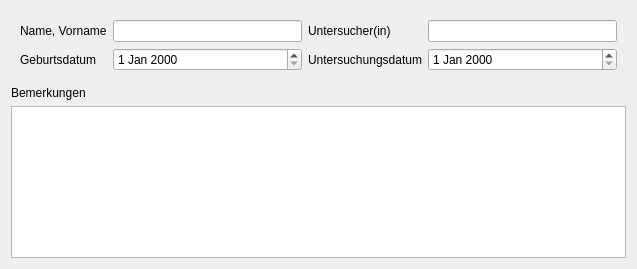
<?xml version="1.0" encoding="UTF-8"?>
<ui version="4.0">
 <class>MetaDataWidget</class>
 <widget class="QWidget" name="MetaDataWidget">
  <property name="geometry">
   <rect>
    <x>0</x>
    <y>0</y>
    <width>637</width>
    <height>269</height>
   </rect>
  </property>
  <property name="windowTitle">
   <string>Form</string>
  </property>
  <layout class="QVBoxLayout" name="verticalLayout">
   <item>
    <widget class="QWidget" name="upperArea" native="true">
     <layout class="QGridLayout" name="gridLayout">
      <item row="2" column="2">
       <widget class="QLabel" name="dateOfTestLabel">
        <property name="text">
         <string>Untersuchungsdatum</string>
        </property>
       </widget>
      </item>
      <item row="1" column="1">
       <widget class="QLineEdit" name="participantLineEdit"/>
      </item>
      <item row="2" column="0">
       <widget class="QLabel" name="dateOfBirthLabel">
        <property name="text">
         <string>Geburtsdatum</string>
        </property>
       </widget>
      </item>
      <item row="1" column="0">
       <widget class="QLabel" name="participantLabel">
        <property name="text">
         <string>Name, Vorname</string>
        </property>
       </widget>
      </item>
      <item row="1" column="3">
       <widget class="QLineEdit" name="instructorLineEdit"/>
      </item>
      <item row="1" column="2">
       <widget class="QLabel" name="instructorLabel">
        <property name="text">
         <string>Untersucher(in)</string>
        </property>
       </widget>
      </item>
      <item row="2" column="3">
       <widget class="QDateEdit" name="dateOfTestDateEdit"/>
      </item>
      <item row="2" column="1">
       <widget class="QDateEdit" name="dateOfBirthDateEdit"/>
      </item>
     </layout>
    </widget>
   </item>
   <item>
    <widget class="QLabel" name="remarksLabel">
     <property name="text">
      <string>Bemerkungen</string>
     </property>
    </widget>
   </item>
   <item>
    <widget class="QPlainTextEdit" name="remarksPlainTextEdit"/>
   </item>
  </layout>
 </widget>
 <resources/>
 <connections/>
</ui>
